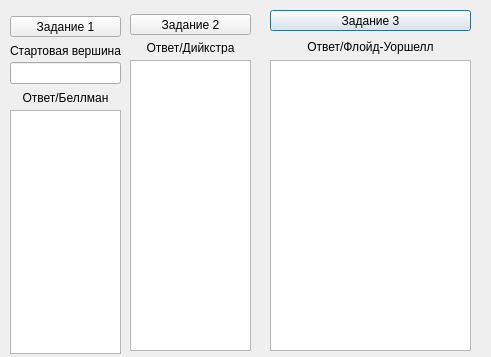
<?xml version="1.0" encoding="UTF-8"?>
<ui version="4.0">
 <class>shortest_path</class>
 <widget class="QDialog" name="shortest_path">
  <property name="geometry">
   <rect>
    <x>0</x>
    <y>0</y>
    <width>491</width>
    <height>357</height>
   </rect>
  </property>
  <property name="windowTitle">
   <string>Dialog</string>
  </property>
  <widget class="QPushButton" name="Task3Button">
   <property name="geometry">
    <rect>
     <x>270</x>
     <y>10</y>
     <width>201</width>
     <height>21</height>
    </rect>
   </property>
   <property name="text">
    <string>Задание 3</string>
   </property>
  </widget>
  <widget class="QTextEdit" name="AnswearEditT_3">
   <property name="geometry">
    <rect>
     <x>270</x>
     <y>60</y>
     <width>201</width>
     <height>291</height>
    </rect>
   </property>
  </widget>
  <widget class="QLabel" name="label_12">
   <property name="geometry">
    <rect>
     <x>270</x>
     <y>37</y>
     <width>201</width>
     <height>20</height>
    </rect>
   </property>
   <property name="text">
    <string>Ответ/Флойд-Уоршелл</string>
   </property>
   <property name="alignment">
    <set>Qt::AlignCenter</set>
   </property>
   <property name="wordWrap">
    <bool>true</bool>
   </property>
  </widget>
  <widget class="QLabel" name="label_11">
   <property name="geometry">
    <rect>
     <x>130</x>
     <y>41</y>
     <width>121</width>
     <height>13</height>
    </rect>
   </property>
   <property name="text">
    <string>Ответ/Дийкстра</string>
   </property>
   <property name="alignment">
    <set>Qt::AlignCenter</set>
   </property>
   <property name="wordWrap">
    <bool>true</bool>
   </property>
  </widget>
  <widget class="QTextEdit" name="AnswearEditT_2">
   <property name="geometry">
    <rect>
     <x>130</x>
     <y>60</y>
     <width>121</width>
     <height>291</height>
    </rect>
   </property>
  </widget>
  <widget class="QPushButton" name="Task2Button">
   <property name="geometry">
    <rect>
     <x>130</x>
     <y>14</y>
     <width>121</width>
     <height>21</height>
    </rect>
   </property>
   <property name="text">
    <string>Задание 2</string>
   </property>
  </widget>
  <widget class="QLineEdit" name="StartVertexEditT_1">
   <property name="geometry">
    <rect>
     <x>10</x>
     <y>62</y>
     <width>111</width>
     <height>22</height>
    </rect>
   </property>
  </widget>
  <widget class="QPushButton" name="Task1Button">
   <property name="geometry">
    <rect>
     <x>10</x>
     <y>16</y>
     <width>111</width>
     <height>21</height>
    </rect>
   </property>
   <property name="text">
    <string>Задание 1</string>
   </property>
  </widget>
  <widget class="QLabel" name="label_7">
   <property name="geometry">
    <rect>
     <x>10</x>
     <y>90</y>
     <width>111</width>
     <height>16</height>
    </rect>
   </property>
   <property name="text">
    <string>Ответ/Беллман</string>
   </property>
   <property name="alignment">
    <set>Qt::AlignCenter</set>
   </property>
   <property name="wordWrap">
    <bool>true</bool>
   </property>
  </widget>
  <widget class="QTextEdit" name="AnswearEditT_1">
   <property name="geometry">
    <rect>
     <x>10</x>
     <y>110</y>
     <width>111</width>
     <height>244</height>
    </rect>
   </property>
  </widget>
  <widget class="QLabel" name="label_2">
   <property name="geometry">
    <rect>
     <x>10</x>
     <y>43</y>
     <width>111</width>
     <height>16</height>
    </rect>
   </property>
   <property name="text">
    <string>Стартовая вершина</string>
   </property>
   <property name="alignment">
    <set>Qt::AlignCenter</set>
   </property>
  </widget>
 </widget>
 <resources/>
 <connections/>
</ui>
